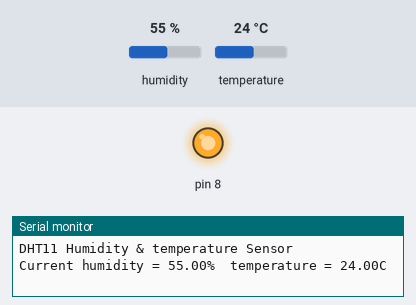
This sketch was run on a simulated Arduino Uno, built with avr-gcc and run on an emulated ATmega328P. Parts: output pins drawn as LEDs (lit = HIGH), the last lines printed to the serial monitor. The test bench sets the inputs (shaded band); at power-on: humidity 55 %, temperature 24 °C.

Above: at 2.7 s.
2.8 s: humidity set to 36 %
12.8 s: humidity set to 33 %
At 22.2 s:
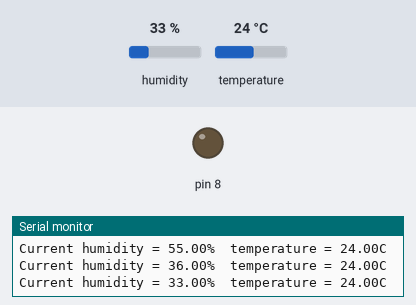
23.0 s: humidity set to 40 %
At 31.8 s:
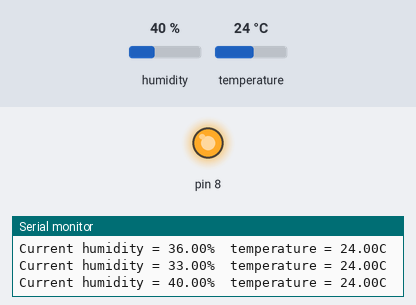
33.0 s: humidity set to 22 %
At 42.8 s:
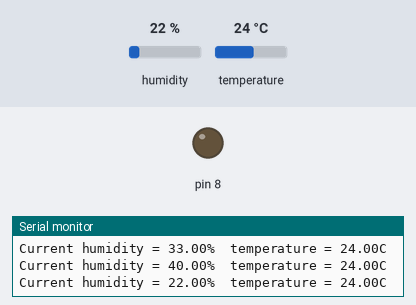
Timing chart, 0 to 44.1 s (numbered marks = the images above; inputs shaded):
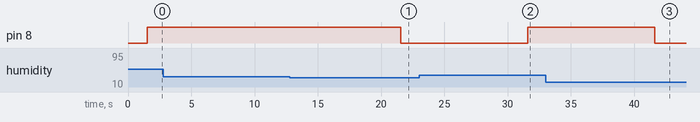

The sketch:

humiPrototype.ino
```cpp
#include <dht.h>

#include <DHT.h>
#define dht_apin A0 // Analog Pin sensor is connected to

dht DHT;
double humi_set = 34.00; // Ideal humidity for room
void setup(){

  Serial.begin(9600);
  delay(500);//Delay to let system boot
  Serial.println("DHT11 Humidity & temperature Sensor\n\n");
  delay(1000);//Wait before accessing Sensor
  pinMode(8, OUTPUT);


}

void loop(){
  //Start of Program

    DHT.read11(dht_apin);
    Serial.print("Current humidity = ");
    Serial.print(DHT.humidity);
    Serial.print("%  ");
    Serial.print("temperature = ");
    Serial.print(DHT.temperature);
    Serial.println("C  ");

    if (DHT.humidity <= humi_set){
      digitalWrite(8, LOW);
    }
    else {
      digitalWrite(8, HIGH);
    }
    delay(10000);//Wait 2 seconds before accessing sensor again.
 // 300,000 for every 5 minutes (1000 * 60s)
  // Fastest readout should be once every two seconds for testing.

}
```

Measured:
- the behaviour switches between 35 and 34 % on humidity (found by bisection; images 0 and 1)
- after the input at 12.8 s, pin 8: HIGH → LOW after 8.8 s
- after the input at 23.0 s, pin 8: LOW → HIGH after 8.6 s
- after the input at 33.0 s, pin 8: HIGH → LOW after 8.6 s
